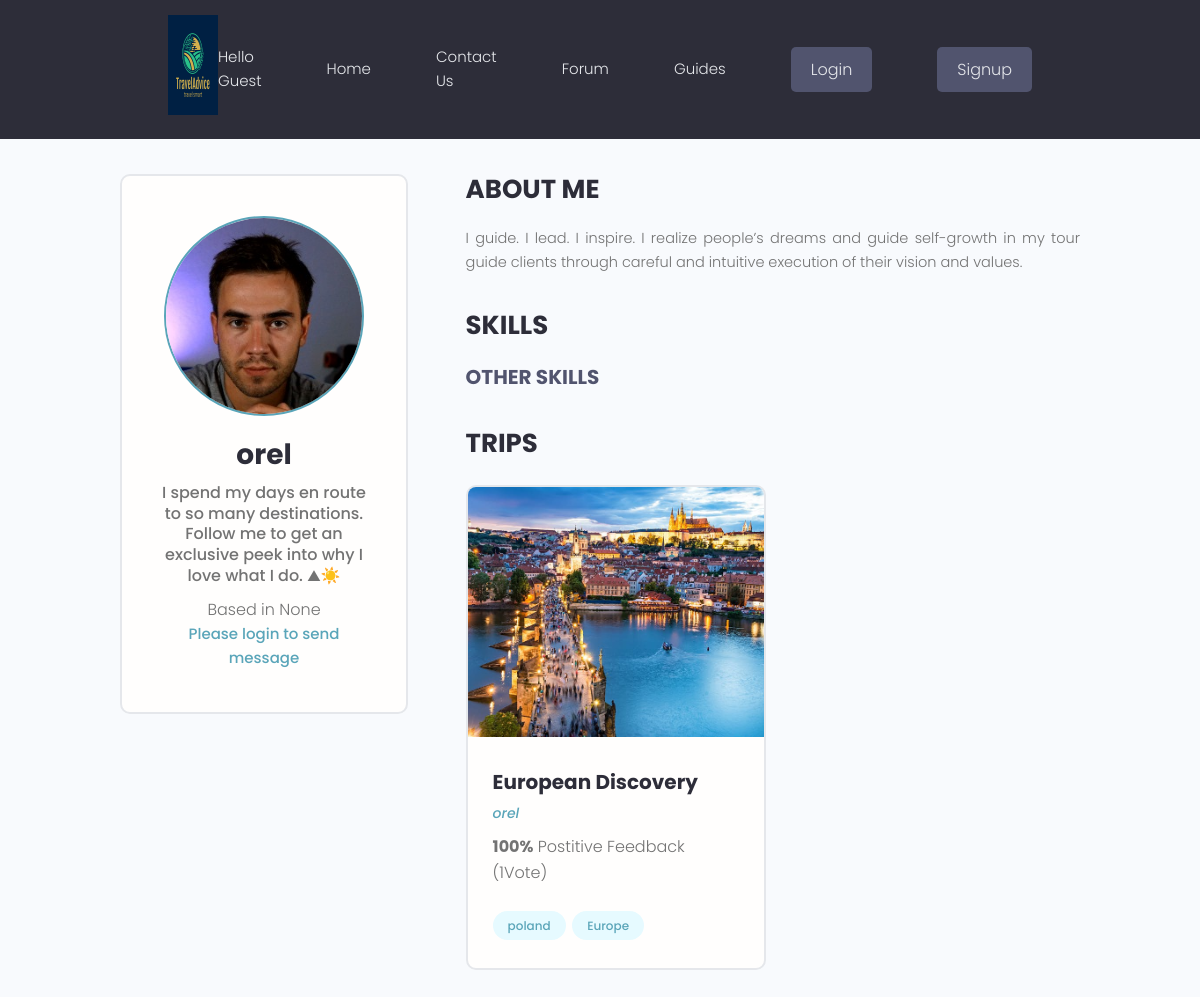
Before: /users/profile/c37f32c9-2f82-49c7-ae5a-f29b19704080/ with the older database file.
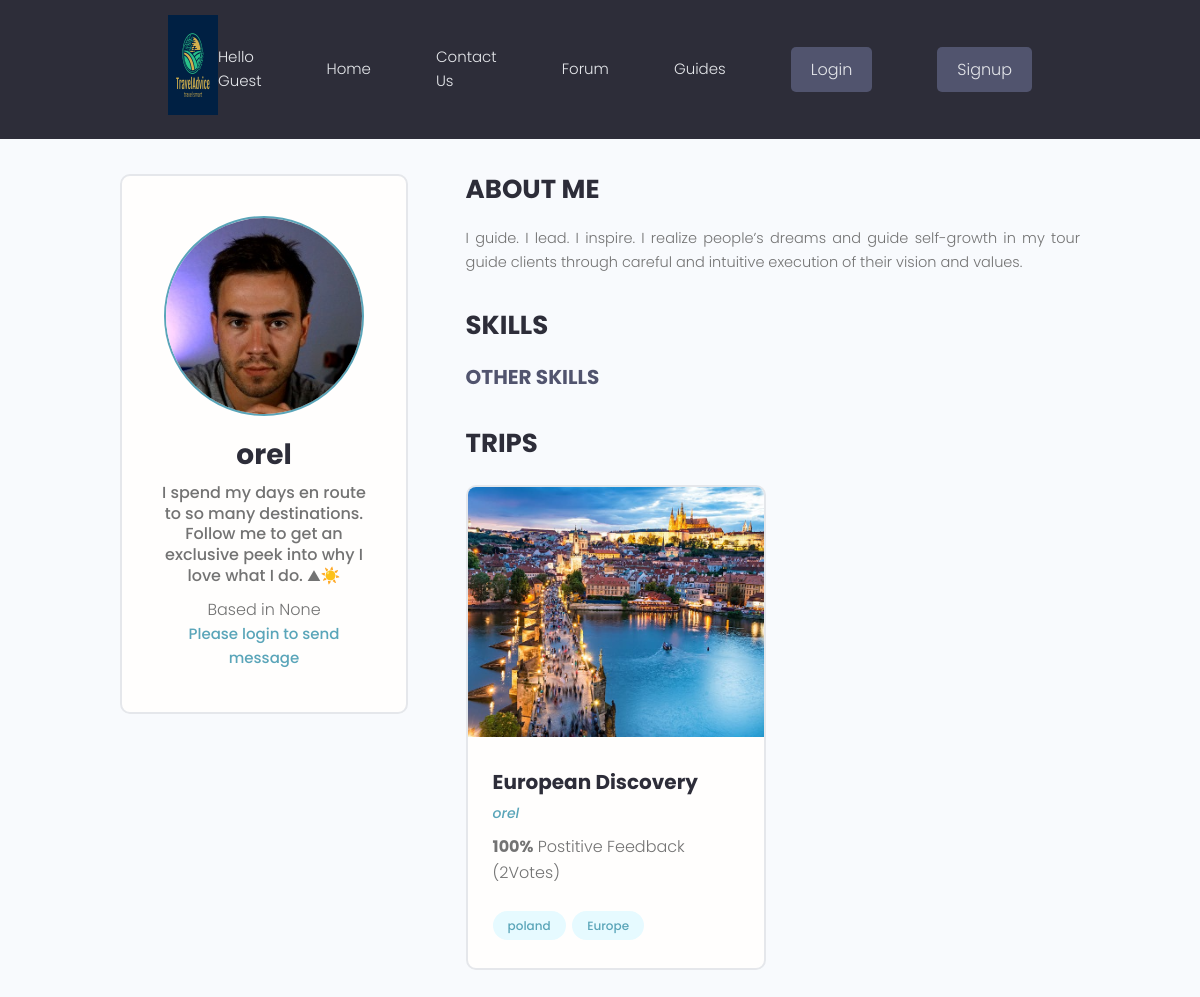
After: the same page with the newer database file.
### trips/models.py (models this page shows, shortened)
class Trip(models.Model):
    owner = models.ForeignKey(
        Profile,null=True, blank= True,on_delete=models.SET_NULL)
    title = models.CharField(max_length=200)
    description = models.TextField(null=True, blank = True)
    featured_image = models.ImageField(null = True, blank = True, default= "default.jpg")# upload image from the trip, and by the default its gray image
    created = models.DateTimeField(auto_now_add=True)
    tags = models.ManyToManyField('Tag', blank=True) #one trip has many tag and vice versa
    vote_total = models.IntegerField(default=0, null=True, blank=True)# all the vote that the trips has
    vote_ration = models.IntegerField(default=0, null=True, blank=True)# the ration betwen negative and positive
    id = models.UUIDField(default=uuid.uuid4, unique=True, primary_key=True,editable=False)
    class Meta:
        ordering = ['-vote_ration','-vote_total', 'title']

### users/models.py (models this page shows, shortened)
class Profile(models.Model):
    user = models.OneToOneField(User, on_delete=models.CASCADE, null=True, blank=True)
    name = models.CharField(max_length=200, blank=True, null=True)
    email = models.EmailField(max_length=500, blank=True, null= True)
    username =  models.CharField(max_length=200, blank=True, null=True)
    location =  models.CharField(max_length=200, blank=True, null=True)
    short_intro = models.CharField(max_length=200, blank = True, null=True)
    bio = models.TextField(blank=True,null=True)
    profile_image = models.ImageField(
        null=True, blank=True, upload_to='profiles/', default= "profiles/user-default.png")
    guide_confirmation = models.ImageField(
        null=True, blank=True, upload_to='profiles/')
    admin_approved=models.BooleanField(default=False)
    created = models.DateTimeField(auto_now_add=True)
    id = models.UUIDField(default=uuid.uuid4, unique=True, primary_key=True,editable=False)

### users/views.py (the view)
# urls.py: path('profile/<str:pk>/', views.guideProfile,name= "guide-profile"),
def guideProfile(request,pk):
    profile = Profile.objects.get(id=pk)
    topSkills = profile.skill_set.exclude(description__exact="")
    otherSkills = profile.skill_set.filter(description="")
    context = {'profile': profile,'topSkills':topSkills,
                'otherSkills':otherSkills}
    return render(request,'users/guide-profile.html',context)

### forum/context_processors.py (called while the page is built, shortened)
def searchFunction(request):
    search_context = {}
    posts = Post.objects.all()
    return search_context

### trips/models.py (called while the page is built)
    def __str__(self):
        return self.name

### users/templates/users/guide-profile.html (shortened to what this page needs)
{% extends 'main.html' %}
{% block content %}
<main class="profile my-md">
    <div class="container">
      <div class="layout">
        <div class="column column--1of3">
          <div class="card text-center">
            <div class="card__body dev">
              <img class="avatar avatar--xl" src="{{ profile.profile_image.url }}" />
              <h2 class="dev__name">{{profile.name}}</h2>
              <p class="dev__title">{{profile.short_intro}}</p>
              <p class="dev__location">Based in {{profile.location}}</p>
              {%if user.is_authenticated %}
              <a href="mailto:{{profile.email}}" class="btn btn--sub btn--lg">Send Message </a>
              {% else %}
              <a href="{% url 'signin' %}?next={{request.path}}">Please login to send message</a>
              {% endif %}
            </div>
          </div>
        </div>
        <div class="column column--2of3">
          <div class="devInfo">
            <h3 class="devInfo__title">About Me</h3>
            <p class="devInfo__about">{{ profile.bio }}</p>
          </div>
          <div class="devInfo">
            <h3 class="devInfo__title">Skills</h3>
            <div class="devInfo__skills">
              <h3 class="devInfo__subtitle">Other Skills</h3>
            </div>
          </div>
          <div class="devInfo">
            <h3 class="devInfo__title">Trips</h3>
            <div class="grid grid--two">
            {% for trip in profile.trip_set.all %}
              <div class="column">
                <div class="card project">
                  <a href="{% url 'trip' trip.id %}" class="project">
                    <img class="project__thumbnail" src="{{trip.featured_image.url}}" alt="project thumbnail" />
                    <div class="card__body">
                      <h3 class="project__title">{{ trip.title }}</h3>
                      <p><a class="project__author" href="{% url 'guide-profile' trip.owner.id %}">{{trip.owner.name}}</a></p>
                      <p class="project--rating">
                        <span style="font-weight: bold;">{{ trip.vote_ration}}%</span> Postitive
                        Feedback ({{ trip.vote_total }}Vote{{ trip.vote_total|pluralize:"s"}})
                      </p>
                      <div class="project__tags">
                          {% for tag in trip.tags.all %}
                        <span class="tag tag--pill tag--main">
                          <small>{{tag}}</small>
                        </span>
                        {% endfor %}
                      </div>
                    </div>
                  </a>
                </div>
              </div>
            {% endfor %}
            </div>
          </div>
        </div>
      </div>
    </div>
  </main>
{% endblock content %}

Changed rows visible on the page:
changed Trip "European Discovery": vote_total "1" → "2"
